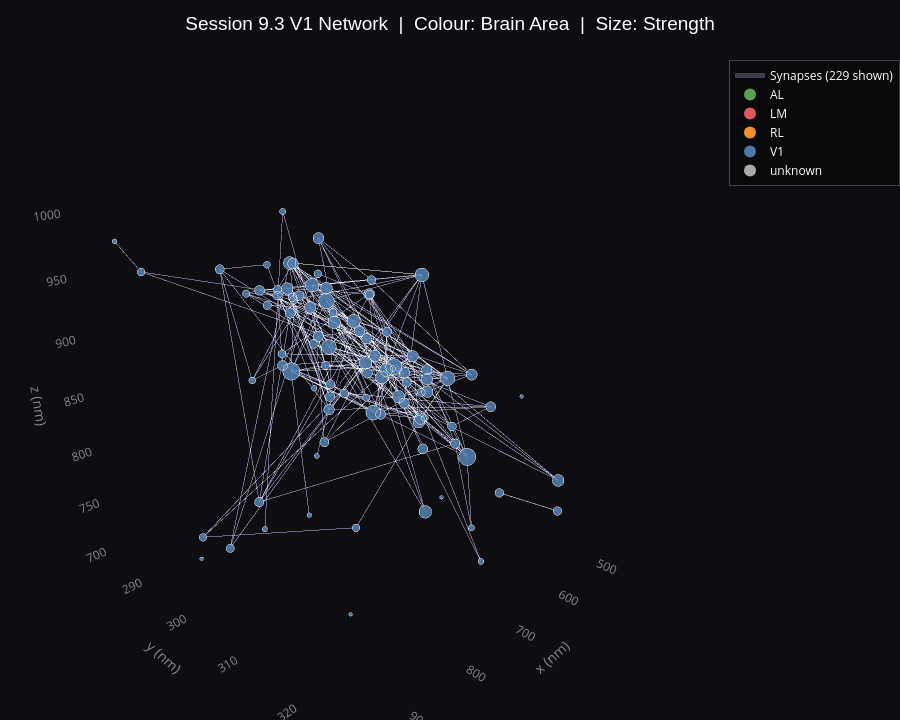

Here is the notebook cell this chart was saved with:
### Markdown cell above
Same 93-neuron network, sized by **out-strength**, colour by area.

### Code cell
fig_93b = plot_3d(
    G_93,
    title='Session 9.3 V1 Network  |  Colour: Brain Area  |  Size: Strength',
    color_attr='brain_area',
    size_by='strength',
    edge_pct_keep=100,
)
fig_93b.show()

### Figure 1 — Plotly figure (JSON) as saved in the notebook; plotly's stock layout.template omitted (floating-point values rounded to 4 significant figures; data arrays with more than 128 entries replaced by an {"elided": "..."} marker saying what was removed)
{"data": [{"hoverinfo": "none", "line": {"color": "rgba(180,180,220,0.05)", "width": 1}, "mode": "lines", "name": "Synapses (229 shown)", "showlegend": false, "type": "scatter3d", "x": {"elided": "519 float values"}, "y": {"elided": "519 float values"}, "z": {"elided": "519 float values"}}, {"hoverinfo": "none", "line": {"color": "rgba(180,180,220,0.11)", "width": 1}, "mode": "lines", "name": "Synapses (229 shown)", "showlegend": false, "type": "scatter3d", "x": {"elided": "129 float values"}, "y": {"elided": "129 float values"}, "z": {"elided": "129 float values"}}, {"hoverinfo": "none", "line": {"color": "rgba(180,180,220,0.17)", "width": 1}, "mode": "lines", "name": "Synapses (229 shown)", "showlegend": false, "type": "scatter3d", "x": [654.3, 585.3, null, 628.8, 685.9, null, 679.2, 682.1, null, 658.8, 679.6, null, 617.6, 646.2, null, 646.2, 685.9, null, 647.0, 498.3, null, 790.5, 689.6, null, 677.2, 790.5, null, 804.5, 630.1, null], "y": [298.8, 305.7, null, 299.1, 307.6, null, 312.5, 300.3, null, 300.3, 287.4, null, 288.8, 316.7, null, 316.7, 307.6, null, 305.3, 298.1, null, 303.9, 316.3, null, 294.8, 303.9, null, 301.1, 307.3, null], "z": [887.9, 707.0, null, 805.8, 875.4, null, 872.2, 903.3, null, 861.8, 834.2, null, 897.6, 805.8, null, 805.8, 875.4, null, 837.2, 737.4, null, 951.3, 881.7, null, 924.4, 951.3, null, 946.8, 945.6, null]}, {"hoverinfo": "none", "line": {"color": "rgba(180,180,220,0.24)", "width": 1}, "mode": "lines", "name": "Synapses (229 shown)", "showlegend": false, "type": "scatter3d", "x": [642.8, 585.3, null, 628.8, 628.5, null], "y": [302.7, 305.7, null, 299.1, 300.6, null], "z": [856.6, 707.0, null, 805.8, 843.5, null]}, {"hoverinfo": "none", "line": {"color": "rgba(180,180,220,0.30)", "width": 1}, "mode": "lines", "name": "Synapses (229 shown)", "showlegend": true, "type": "scatter3d", "x": [679.6, 646.2, null], "y": [287.4, 316.7, null], "z": [834.2, 805.8, null]}, {"marker": {"color": "#59A14F", "size": 10}, "mode": "markers", "name": "AL", "showlegend": true, "type": "scatter3d", "x": [null], "y": [null], "z": [null]}, {"marker": {"color": "#E15759", "size": 10}, "mode": "markers", "name": "LM", "showlegend": true, "type": "scatter3d", "x": [null], "y": [null], "z": [null]}, {"marker": {"color": "#F28E2B", "size": 10}, "mode": "markers", "name": "RL", "showlegend": true, "type": "scatter3d", "x": [null], "y": [null], "z": [null]}, {"marker": {"color": "#4E79A7", "size": 10}, "mode": "markers", "name": "V1", "showlegend": true, "type": "scatter3d", "x": [null], "y": [null], "z": [null]}, {"marker": {"color": "#aaaaaa", "size": 10}, "mode": "markers", "name": "unknown", "showlegend": true, "type": "scatter3d", "x": [null], "y": [null], "z": [null]}, {"hoverinfo": "text", "marker": {"color": ["#4E79A7", "#4E79A7", "#4E79A7", "#4E79A7", "#4E79A7", "#4E79A7", "#4E79A7", "#4E79A7", "#4E79A7", "#4E79A7", "#4E79A7", "#4E79A7", "#4E79A7", "#4E79A7", "#4E79A7", "#4E79A7", "#4E79A7", "#4E79A7", "#4E79A7", "#4E79A7", "#4E79A7", "#4E79A7", "#4E79A7", "#4E79A7", "#4E79A7", "#4E79A7", "#4E79A7", "#4E79A7", "#4E79A7", "#4E79A7", "#4E79A7", "#4E79A7", "#4E79A7", "#4E79A7", "#4E79A7", "#4E79A7", "#4E79A7", "#4E79A7", "#4E79A7", "#4E79A7", "#4E79A7", "#4E79A7", "#4E79A7", "#4E79A7", "#4E79A7", "#4E79A7", "#4E79A7", "#4E79A7", "#4E79A7", "#4E79A7", "#4E79A7", "#4E79A7", "#4E79A7", "#4E79A7", "#4E79A7", "#4E79A7", "#4E79A7", "#4E79A7", "#4E79A7", "#4E79A7", "#4E79A7", "#4E79A7", "#4E79A7", "#4E79A7", "#4E79A7", "#4E79A7", "#4E79A7", "#4E79A7", "#4E79A7", "#4E79A7", "#4E79A7", "#4E79A7", "#4E79A7", "#4E79A7", "#4E79A7", "#4E79A7", "#4E79A7", "#4E79A7", "#4E79A7", "#4E79A7", "#4E79A7", "#4E79A7", "#4E79A7", "#4E79A7", "#4E79A7", "#4E79A7", "#4E79A7", "#4E79A7", "#4E79A7", "#4E79A7", "#4E79A7", "#4E79A7", "#4E79A7"], "line": {"color": "rgba(255,255,255,0.5)", "width": 0.8}, "opacity": 0.92, "size": [10.03, 12.13, 11.76, 14.29, 20.0, 9.611, 8.966, 10.63, 14.99, 17.24, 15.32, 11.5, 9.526, 9.91, 13.19, 14.74, 10.18, 10.04, 11.65, 13.13, 12.05, 14.45, 8.915, 17.94, 19.88, 12.19, 9.2, 12.43, 8.268, 13.2, 14.29, 11.87, 15.8, 14.12, 6.461, 4.0, 7.86, 12.84, 9.984, 6.917, 5.283, 13.56, 9.377, 6.911, 11.6, 13.75, 4.0, 9.988, 11.85, 9.236, 6.514, 5.717, 9.988, 7.809, 4.0, 12.74, 10.53, 8.809, 12.3, 5.443, 6.224, 11.77, 9.531, 10.88, 11.61, 16.7, 12.28, 10.21, 8.574, 14.66, 9.474, 15.89, 9.518, 10.24, 16.96, 10.5, 7.843, 10.61, 10.87, 11.69, 13.19, 9.037, 10.79, 18.84, 13.36, 13.54, 11.26, 11.47, 14.75, 4.0, 11.21, 13.12, 7.194]}, "mode": "markers", "name": "Neurons", "showlegend": false, "text": ["<b>Neuron 864691135694415551</b><br>Area: V1  Layer: L4  Type: 4P<br>Pref ori: 177.1 deg  gOSI: 0.450<br><b>Degree: 3   Strength: 21,340.0</b>", "<b>Neuron 864691136006519498</b><br>Area: V1  Layer: L4  Type: 4P<br>Pref ori: 48.3 deg  gOSI: 0.195<br><b>Degree: 4   Strength: 38,852.0</b>", "<b>Neuron 864691135294520844</b><br>Area: V1  Layer: L4  Type: 4P<br>Pref ori: 109.3 deg  gOSI: 0.177<br><b>Degree: 6   Strength: 35,364.0</b>", "<b>Neuron 864691136905758130</b><br>Area: V1  Layer: L4  Type: 4P<br>Pref ori: 95.2 deg  gOSI: 0.464<br><b>Degree: 8   Strength: 62,244.0</b>", "<b>Neuron 864691135725842603</b><br>Area: V1  Layer: L4  Type: 4P<br>Pref ori: 90.0 deg  gOSI: 0.109<br><b>Degree: 12   Strength: 150,480.0</b>", "<b>Neuron 864691134949081852</b><br>Area: V1  Layer: L4  Type: 4P<br>Pref ori: 156.8 deg  gOSI: 0.155<br><b>Degree: 5   Strength: 18,508.0</b>", "<b>Neuron 864691135569902316</b><br>Area: V1  Layer: L4  Type: 4P<br>Pref ori: 177.7 deg  gOSI: 0.226<br><b>Degree: 3   Strength: 14,496.0</b>", "<b>Neuron 864691135988742147</b><br>Area: V1  Layer: L4  Type: 4P<br>Pref ori: 8.6 deg  gOSI: 0.301<br><b>Degree: 4   Strength: 25,804.0</b>", "<b>Neuron 864691135375888840</b><br>Area: V1  Layer: L4  Type: 4P<br>Pref ori: 107.9 deg  gOSI: 0.066<br><b>Degree: 9   Strength: 70,944.0</b>", "<b>Neuron 864691134966714655</b><br>Area: V1  Layer: L4  Type: 4P<br>Pref ori: 84.9 deg  gOSI: 0.197<br><b>Degree: 8   Strength: 103,024.0</b>", "<b>Neuron 864691135480916422</b><br>Area: V1  Layer: L4  Type: 4P<br>Pref ori: 130.6 deg  gOSI: 0.379<br><b>Degree: 7   Strength: 75,352.0</b>", "<b>Neuron 864691135927381774</b><br>Area: V1  Layer: L4  Type: 4P<br>Pref ori: 23.8 deg  gOSI: 0.297<br><b>Degree: 5   Strength: 33,032.0</b>", "<b>Neuron 864691135751110185</b><br>Area: V1  Layer: L4  Type: 4P<br>Pref ori: 9.9 deg  gOSI: 0.201<br><b>Degree: 6   Strength: 17,952.0</b>", "<b>Neuron 864691136484732972</b><br>Area: V1  Layer: L4  Type: 4P<br>Pref ori: 90.6 deg  gOSI: 0.316<br><b>Degree: 4   Strength: 20,528.0</b>", "<b>Neuron 864691136043283030</b><br>Area: V1  Layer: L4  Type: 4P<br>Pref ori: 15.5 deg  gOSI: 0.399<br><b>Degree: 7   Strength: 49,592.0</b>", "<b>Neuron 864691136275894285</b><br>Area: V1  Layer: L4  Type: 4P<br>Pref ori: 140.5 deg  gOSI: 0.403<br><b>Degree: 4   Strength: 67,808.0</b>", "<b>Neuron 864691135760106830</b><br>Area: V1  Layer: L4  Type: 4P<br>Pref ori: 99.7 deg  gOSI: 0.275<br><b>Degree: 8   Strength: 22,420.0</b>", "<b>Neuron 864691136664127454</b><br>Area: V1  Layer: L4  Type: 4P<br>Pref ori: 172.2 deg  gOSI: 0.296<br><b>Degree: 3   Strength: 21,420.0</b>", "<b>Neuron 864691135465343045</b><br>Area: V1  Layer: L4  Type: 4P<br>Pref ori: 8.3 deg  gOSI: 0.456<br><b>Degree: 5   Strength: 34,416.0</b>", "<b>Neuron 864691135577816862</b><br>Area: V1  Layer: L4  Type: 4P<br>Pref ori: 109.0 deg  gOSI: 0.600<br><b>Degree: 4   Strength: 49,020.0</b>", "<b>Neuron 864691135782506832</b><br>Area: V1  Layer: L4  Type: 4P<br>Pref ori: 15.5 deg  gOSI: 0.326<br><b>Degree: 6   Strength: 38,048.0</b>", "<b>Neuron 864691135765013302</b><br>Area: V1  Layer: L4  Type: 4P<br>Pref ori: 91.7 deg  gOSI: 0.370<br><b>Degree: 4   Strength: 64,140.0</b>", "<b>Neuron 864691135779020221</b><br>Area: V1  Layer: L4  Type: 4P<br>Pref ori: 44.8 deg  gOSI: 0.149<br><b>Degree: 2   Strength: 14,200.0</b>", "<b>Neuron 864691136975624220</b><br>Area: V1  Layer: L4  Type: 4P<br>Pref ori: 169.4 deg  gOSI: 0.064<br><b>Degree: 8   Strength: 114,264.0</b>", "<b>Neuron 864691135102433056</b><br>Area: V1  Layer: L4  Type: 4P<br>Pref ori: 27.2 deg  gOSI: 0.356<br><b>Degree: 10   Strength: 148,148.0</b>", "<b>Neuron 864691135258563503</b><br>Area: V1  Layer: L4  Type: 4P<br>Pref ori: 6.1 deg  gOSI: 0.377<br><b>Degree: 7   Strength: 39,456.0</b>", "<b>Neuron 864691136052738803</b><br>Area: V1  Layer: L4  Type: 4P<br>Pref ori: 40.9 deg  gOSI: 0.025<br><b>Degree: 2   Strength: 15,896.0</b>", "<b>Neuron 864691136913993713</b><br>Area: V1  Layer: L4  Type: 4P<br>Pref ori: 81.9 deg  gOSI: 0.160<br><b>Degree: 6   Strength: 41,748.0</b>", "<b>Neuron 864691136177799686</b><br>Area: V1  Layer: L4  Type: 4P<br>Pref ori: 118.5 deg  gOSI: 0.108<br><b>Degree: 3   Strength: 10,708.0</b>", "<b>Neuron 864691136033332155</b><br>Area: V1  Layer: L4  Type: 4P<br>Pref ori: 2.3 deg  gOSI: 0.188<br><b>Degree: 11   Strength: 49,708.0</b>", "<b>Neuron 864691135294441654</b><br>Area: V1  Layer: L4  Type: 4P<br>Pref ori: 159.5 deg  gOSI: 0.128<br><b>Degree: 8   Strength: 62,248.0</b>", "<b>Neuron 864691135466236229</b><br>Area: V1  Layer: L4  Type: 4P<br>Pref ori: 89.7 deg  gOSI: 0.152<br><b>Degree: 3   Strength: 36,396.0</b>", "<b>Neuron 864691136091074615</b><br>Area: V1  Layer: L4  Type: 4P<br>Pref ori: 9.2 deg  gOSI: 0.222<br><b>Degree: 7   Strength: 81,852.0</b>", "<b>Neuron 864691135504168285</b><br>Area: V1  Layer: L4  Type: 4P<br>Pref ori: 28.4 deg  gOSI: 0.149<br><b>Degree: 10   Strength: 60,244.0</b>", "<b>Neuron 864691135276505573</b><br>Area: V1  Layer: L4  Type: 4P<br>Pref ori: 135.6 deg  gOSI: 0.291<br><b>Degree: 1   Strength: 3,560.0</b>", "<b>Neuron 864691135503443549</b><br>Area: V1  Layer: L4  Type: 4P<br>Pref ori: 34.7 deg  gOSI: 0.049<br><b>Degree: 0   Strength: 0</b>", "<b>Neuron 864691136107283417</b><br>Area: V1  Layer: L4  Type: 4P<br>Pref ori: 58.0 deg  gOSI: 0.080<br><b>Degree: 4   Strength: 8,760.0</b>", "<b>Neuron 864691136085781356</b><br>Area: V1  Layer: L4  Type: 4P<br>Pref ori: 13.9 deg  gOSI: 0.425<br><b>Degree: 7   Strength: 45,888.0</b>", "<b>Neuron 864691135611019015</b><br>Area: V1  Layer: L4  Type: 4P<br>Pref ori: 104.8 deg  gOSI: 0.479<br><b>Degree: 2   Strength: 21,048.0</b>", "<b>Neuron 864691135808925981</b><br>Area: V1  Layer: L4  Type: 4P<br>Pref ori: 93.4 deg  gOSI: 0.085<br><b>Degree: 2   Strength: 5,000.0</b>", "<b>Neuron 864691136954028511</b><br>Area: V1  Layer: L4  Type: 4P<br>Pref ori: 129.7 deg  gOSI: 0.063<br><b>Degree: 1   Strength: 968.0</b>", "<b>Neuron 864691137199050049</b><br>Area: V1  Layer: L4  Type: 4P<br>Pref ori: 80.8 deg  gOSI: 0.260<br><b>Degree: 4   Strength: 53,688.0</b>", "<b>Neuron 864691136313406781</b><br>Area: V1  Layer: L4  Type: 4P<br>Pref ori: 94.7 deg  gOSI: 0.305<br><b>Degree: 4   Strength: 16,992.0</b>", "<b>Neuron 864691135499231763</b><br>Area: V1  Layer: L4  Type: 4P<br>Pref ori: 152.0 deg  gOSI: 0.240<br><b>Degree: 2   Strength: 4,980.0</b>", "<b>Neuron 864691136725093373</b><br>Area: V1  Layer: L4  Type: 4P<br>Pref ori: 0.6 deg  gOSI: 0.480<br><b>Degree: 1   Strength: 33,944.0</b>", "<b>Neuron 864691135455819114</b><br>Area: V1  Layer: L4  Type: 4P<br>Pref ori: 15.7 deg  gOSI: 0.199<br><b>Degree: 4   Strength: 55,888.0</b>", "<b>Neuron 864691136975300636</b><br>Area: V1  Layer: L4  Type: 4P<br>Pref ori: 56.1 deg  gOSI: 0.078<br><b>Degree: 0   Strength: 0</b>", "<b>Neuron 864691136025504569</b><br>Area: V1  Layer: L4  Type: 4P<br>Pref ori: 8.0 deg  gOSI: 0.198<br><b>Degree: 2   Strength: 21,076.0</b>", "<b>Neuron 864691136023889209</b><br>Area: V1  Layer: L4  Type: 4P<br>Pref ori: 9.5 deg  gOSI: 0.347<br><b>Degree: 5   Strength: 36,204.0</b>", "<b>Neuron 864691135465113157</b><br>Area: V1  Layer: L4  Type: 4P<br>Pref ori: 64.0 deg  gOSI: 0.121<br><b>Degree: 5   Strength: 16,116.0</b>", "<b>Neuron 864691135339729894</b><br>Area: V1  Layer: L4  Type: 4P<br>Pref ori: 53.6 deg  gOSI: 0.101<br><b>Degree: 1   Strength: 3,716.0</b>", "<b>Neuron 864691135868060950</b><br>Area: V1  Layer: L4  Type: 4P<br>Pref ori: 127.5 deg  gOSI: 0.178<br><b>Degree: 1   Strength: 1,732.0</b>", "<b>Neuron 864691136210847932</b><br>Area: V1  Layer: L4  Type: 4P<br>Pref ori: 7.3 deg  gOSI: 0.366<br><b>Degree: 2   Strength: 21,076.0</b>", "<b>Neuron 864691135474504498</b><br>Area: V1  Layer: L4  Type: 4P<br>Pref ori: 12.3 deg  gOSI: 0.284<br><b>Degree: 3   Strength: 8,528.0</b>", "<b>Neuron 864691136311529306</b><br>Area: V1  Layer: L4  Type: 4P<br>Pref ori: 89.8 deg  gOSI: 0.111<br><b>Degree: 0   Strength: 0</b>", "<b>Neuron 864691135810982860</b><br>Area: V1  Layer: L4  Type: 4P<br>Pref ori: 46.6 deg  gOSI: 0.128<br><b>Degree: 5   Strength: 44,880.0</b>", "<b>Neuron 864691136012739747</b><br>Area: V1  Layer: L4  Type: 4P<br>Pref ori: 51.6 deg  gOSI: 0.108<br><b>Degree: 3   Strength: 25,096.0</b>", "<b>Neuron 864691135742189163</b><br>Area: V1  Layer: L4  Type: 4P<br>Pref ori: 170.8 deg  gOSI: 0.224<br><b>Degree: 3   Strength: 13,596.0</b>", "<b>Neuron 864691135374981320</b><br>Area: V1  Layer: L4  Type: 4P<br>Pref ori: 3.9 deg  gOSI: 0.131<br><b>Degree: 5   Strength: 40,484.0</b>", "<b>Neuron 864691136380266965</b><br>Area: V1  Layer: L4  Type: 4P<br>Pref ori: 160.8 deg  gOSI: 0.160<br><b>Degree: 1   Strength: 1,224.0</b>", "<b>Neuron 864691135271463077</b><br>Area: V1  Layer: L4  Type: 4P<br>Pref ori: 130.2 deg  gOSI: 0.324<br><b>Degree: 1   Strength: 2,908.0</b>", "<b>Neuron 864691135430486576</b><br>Area: V1  Layer: L4  Type: 4P<br>Pref ori: 4.8 deg  gOSI: 0.400<br><b>Degree: 5   Strength: 35,464.0</b>", "<b>Neuron 864691134886499066</b><br>Area: V1  Layer: L4  Type: 4P<br>Pref ori: 141.3 deg  gOSI: 0.209<br><b>Degree: 3   Strength: 17,984.0</b>", "<b>Neuron 864691134966069023</b><br>Area: V1  Layer: L4  Type: 4P<br>Pref ori: 148.4 deg  gOSI: 0.161<br><b>Degree: 6   Strength: 27,844.0</b>", "<b>Neuron 864691136953677535</b><br>Area: V1  Layer: L4  Type: 4P<br>Pref ori: 49.8 deg  gOSI: 0.143<br><b>Degree: 5   Strength: 34,048.0</b>", "<b>Neuron 864691136058745048</b><br>Area: V1  Layer: L4  Type: 4P<br>Pref ori: 5.2 deg  gOSI: 0.251<br><b>Degree: 15   Strength: 94,760.0</b>", "<b>Neuron 864691135592830731</b><br>Area: V1  Layer: L4  Type: 4P<br>Pref ori: 139.0 deg  gOSI: 0.286<br><b>Degree: 5   Strength: 40,340.0</b>", "<b>Neuron 864691136211371452</b><br>Area: V1  Layer: L4  Type: 4P<br>Pref ori: 155.5 deg  gOSI: 0.166<br><b>Degree: 4   Strength: 22,652.0</b>", "<b>Neuron 864691135375590217</b><br>Area: V1  Layer: L4  Type: 4P<br>Pref ori: 90.7 deg  gOSI: 0.043<br><b>Degree: 5   Strength: 12,300.0</b>", "<b>Neuron 864691136125440038</b><br>Area: V1  Layer: L4  Type: 4P<br>Pref ori: 134.3 deg  gOSI: 0.251<br><b>Degree: 3   Strength: 66,832.0</b>", "<b>Neuron 864691135583172717</b><br>Area: V1  Layer: L4  Type: 4P<br>Pref ori: 7.8 deg  gOSI: 0.444<br><b>Degree: 2   Strength: 17,616.0</b>", "<b>Neuron 864691135360809560</b><br>Area: V1  Layer: L4  Type: 4P<br>Pref ori: 98.1 deg  gOSI: 0.336<br><b>Degree: 11   Strength: 83,072.0</b>", "<b>Neuron 864691136101516661</b><br>Area: V1  Layer: L4  Type: 4P<br>Pref ori: 88.3 deg  gOSI: 0.249<br><b>Degree: 1   Strength: 17,900.0</b>", "<b>Neuron 864691135725748139</b><br>Area: V1  Layer: L4  Type: 4P<br>Pref ori: 48.0 deg  gOSI: 0.492<br><b>Degree: 3   Strength: 22,884.0</b>", "<b>Neuron 864691135280682401</b><br>Area: V1  Layer: L4  Type: 4P<br>Pref ori: 9.7 deg  gOSI: 0.394<br><b>Degree: 13   Strength: 98,660.0</b>", "<b>Neuron 864691135763795510</b><br>Area: V1  Layer: L4  Type: 4P<br>Pref ori: 93.8 deg  gOSI: 0.134<br><b>Degree: 5   Strength: 24,836.0</b>", "<b>Neuron 864691135646481135</b><br>Area: V1  Layer: L4  Type: 4P<br>Pref ori: 135.7 deg  gOSI: 0.060<br><b>Degree: 2   Strength: 8,680.0</b>", "<b>Neuron 864691136239902780</b><br>Area: V1  Layer: L4  Type: 4P<br>Pref ori: 2.7 deg  gOSI: 0.229<br><b>Degree: 5   Strength: 25,704.0</b>", "<b>Neuron 864691135990004992</b><br>Area: V1  Layer: L4  Type: 4P<br>Pref ori: 6.2 deg  gOSI: 0.225<br><b>Degree: 5   Strength: 27,764.0</b>", "<b>Neuron 864691136120159768</b><br>Area: V1  Layer: L4  Type: 4P<br>Pref ori: 165.1 deg  gOSI: 0.229<br><b>Degree: 6   Strength: 34,724.0</b>", "<b>Neuron 864691136239980604</b><br>Area: V1  Layer: L4  Type: 4P<br>Pref ori: 103.3 deg  gOSI: 0.333<br><b>Degree: 6   Strength: 49,620.0</b>", "<b>Neuron 864691135430275120</b><br>Area: V1  Layer: L4  Type: 4P<br>Pref ori: 105.6 deg  gOSI: 0.619<br><b>Degree: 2   Strength: 14,912.0</b>", "<b>Neuron 864691135124603687</b><br>Area: V1  Layer: L4  Type: 4P<br>Pref ori: 89.7 deg  gOSI: 0.334<br><b>Degree: 7   Strength: 27,096.0</b>", "<b>Neuron 864691135357351375</b><br>Area: V1  Layer: L4  Type: 4P<br>Pref ori: 102.4 deg  gOSI: 0.354<br><b>Degree: 13   Strength: 129,476.0</b>", "<b>Neuron 864691135562004193</b><br>Area: V1  Layer: L4  Type: 4P<br>Pref ori: 100.0 deg  gOSI: 0.200<br><b>Degree: 7   Strength: 51,516.0</b>", "<b>Neuron 864691135942924148</b><br>Area: V1  Layer: L4  Type: 4P<br>Pref ori: 101.0 deg  gOSI: 0.410<br><b>Degree: 7   Strength: 53,492.0</b>", "<b>Neuron 864691135499707667</b><br>Area: V1  Layer: L4  Type: 4P<br>Pref ori: 144.8 deg  gOSI: 0.533<br><b>Degree: 8   Strength: 31,024.0</b>", "<b>Neuron 864691136523335057</b><br>Area: V1  Layer: L4  Type: 4P<br>Pref ori: 1.3 deg  gOSI: 0.397<br><b>Degree: 6   Strength: 32,776.0</b>", "<b>Neuron 864691136010639022</b><br>Area: V1  Layer: L4  Type: 4P<br>Pref ori: 69.4 deg  gOSI: 0.289<br><b>Degree: 13   Strength: 67,964.0</b>", "<b>Neuron 864691135477469352</b><br>Area: V1  Layer: L4  Type: 4P<br>Pref ori: 84.4 deg  gOSI: 0.516<br><b>Degree: 0   Strength: 0</b>", "<b>Neuron 864691136524297617</b><br>Area: V1  Layer: L4  Type: 4P<br>Pref ori: 96.3 deg  gOSI: 0.409<br><b>Degree: 4   Strength: 30,596.0</b>", "<b>Neuron 864691135386963541</b><br>Area: V1  Layer: L4  Type: 4P<br>Pref ori: 165.0 deg  gOSI: 0.172<br><b>Degree: 8   Strength: 48,872.0</b>", "<b>Neuron 864691135764015926</b><br>Area: V1  Layer: L4  Type: 4P<br>Pref ori: 24.6 deg  gOSI: 0.163<br><b>Degree: 2   Strength: 5,996.0</b>"], "type": "scatter3d", "x": [620.1, 654.3, 670.1, 708.9, 679.6, 663.2, 949.8, 895.8, 642.8, 628.8, 682.1, 481.4, 662.5, 680.1, 643.0, 628.5, 670.9, 591.7, 705.9, 679.2, 642.5, 658.8, 790.5, 617.6, 646.2, 725.6, 651.1, 611.7, 638.9, 726.9, 647.0, 669.1, 790.5, 691.7, 482.1, 866.7, 835.6, 614.5, 649.2, 710.8, 753.2, 498.0, 612.5, 697.3, 498.3, 677.2, 586.0, 575.0, 613.4, 655.4, 865.8, 738.9, 512.6, 623.2, 933.0, 622.8, 650.1, 871.5, 759.0, 945.7, 819.8, 847.7, 906.0, 782.8, 842.1, 689.6, 744.5, 704.3, 846.8, 585.3, 811.9, 630.1, 867.7, 683.1, 696.6, 823.6, 781.9, 711.3, 645.8, 536.8, 640.1, 580.1, 629.7, 685.9, 638.6, 804.5, 701.5, 782.6, 683.8, 485.8, 702.3, 800.7, 775.2], "y": [292.5, 298.8, 304.1, 299.4, 287.4, 286.7, 293.0, 316.3, 302.7, 299.1, 300.3, 309.0, 292.9, 302.9, 300.6, 300.6, 283.9, 295.3, 305.0, 312.5, 289.5, 300.3, 310.9, 288.8, 316.7, 299.9, 290.5, 296.7, 298.7, 313.9, 305.3, 301.4, 303.9, 312.4, 290.2, 317.2, 297.6, 314.5, 284.8, 324.0, 298.4, 321.7, 289.6, 321.4, 298.1, 294.8, 308.6, 326.0, 307.3, 282.3, 311.8, 298.7, 313.5, 308.0, 297.6, 287.9, 289.3, 289.2, 297.3, 287.2, 296.6, 306.3, 300.1, 291.1, 307.2, 316.3, 314.3, 318.3, 298.7, 305.7, 300.6, 307.3, 304.9, 309.6, 297.1, 290.8, 295.0, 298.8, 314.7, 297.2, 309.6, 303.9, 301.6, 307.6, 308.5, 301.1, 283.6, 297.3, 288.3, 314.2, 297.8, 304.6, 297.5], "z": [810.6, 887.9, 822.5, 904.3, 834.2, 901.5, 965.8, 871.4, 856.6, 805.8, 903.3, 803.8, 847.1, 929.4, 866.3, 843.5, 903.2, 922.8, 868.4, 872.2, 867.1, 861.8, 760.5, 897.6, 805.8, 828.8, 929.4, 913.7, 821.6, 901.6, 837.2, 887.3, 951.3, 837.4, 809.4, 725.1, 870.5, 868.8, 899.8, 746.8, 727.0, 761.0, 886.5, 766.0, 737.4, 924.4, 730.6, 762.0, 860.1, 905.2, 896.2, 784.3, 730.2, 817.7, 731.2, 956.9, 860.4, 709.0, 957.2, 982.0, 725.2, 940.4, 741.2, 728.1, 953.4, 881.7, 891.8, 848.5, 944.7, 707.0, 894.3, 945.6, 946.4, 865.0, 877.0, 952.0, 956.0, 847.6, 813.2, 794.3, 848.8, 826.2, 888.0, 875.4, 821.2, 946.8, 911.4, 874.2, 940.3, 825.3, 832.4, 936.1, 999.7]}], "layout": {"height": 720, "legend": {"bgcolor": "rgba(0,0,0,0.35)", "bordercolor": "#444", "borderwidth": 1, "font": {"color": "white", "size": 12}, "itemsizing": "constant"}, "margin": {"b": 0, "l": 0, "r": 0, "t": 60}, "paper_bgcolor": "#0e0e12", "scene": {"bgcolor": "#0e0e12", "camera": {"eye": {"x": 1.4, "y": 1.4, "z": 0.8}}, "xaxis": {"color": "#888888", "showbackground": false, "showgrid": false, "title": {"text": "x (nm)"}, "zeroline": false}, "yaxis": {"color": "#888888", "showbackground": false, "showgrid": false, "title": {"text": "y (nm)"}, "zeroline": false}, "zaxis": {"color": "#888888", "showbackground": false, "showgrid": false, "title": {"text": "z (nm)"}, "zeroline": false}}, "title": {"font": {"color": "white", "family": "Arial", "size": 19}, "text": "Session 9.3 V1 Network  |  Colour: Brain Area  |  Size: Strength", "x": 0.5}}}
